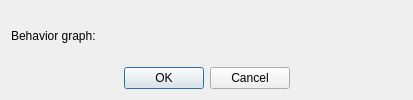
<?xml version="1.0" encoding="UTF-8"?>
<ui version="4.0">
 <class>FormSubdialogIdleNewGraph</class>
 <widget class="QDialog" name="FormSubdialogIdleNewGraph">
  <property name="windowTitle">
   <string>Add behavior graph</string>
  </property>
  <layout class="QVBoxLayout" name="verticalLayout">
   <item>
    <layout class="QGridLayout" name="gridLayout">
     <item row="0" column="0">
      <widget class="QLabel" name="label">
       <property name="text">
        <string>Behavior graph:</string>
       </property>
       <property name="buddy">
        <cstring>path</cstring>
       </property>
      </widget>
     </item>
     <item row="0" column="1">
      <widget class="DKGameFilePicker" name="path">
       <property name="minimumSize">
        <size>
         <width>300</width>
         <height>0</height>
        </size>
       </property>
       <property name="allowedFileExtensions">
        <stringlist>
         <string>.hkx</string>
        </stringlist>
       </property>
       <property name="displaysDataDirectory">
        <bool>false</bool>
       </property>
       <property name="displaysStem">
        <bool>false</bool>
       </property>
       <property name="presetConfiguration">
        <enum>DKGameFilePicker::Meshes</enum>
       </property>
      </widget>
     </item>
    </layout>
   </item>
   <item>
    <layout class="QHBoxLayout" name="horizontalLayout">
     <item>
      <spacer name="horizontalSpacer_2">
       <property name="orientation">
        <enum>Qt::Horizontal</enum>
       </property>
       <property name="sizeHint" stdset="0">
        <size>
         <width>40</width>
         <height>20</height>
        </size>
       </property>
      </spacer>
     </item>
     <item>
      <widget class="QPushButton" name="buttonOK">
       <property name="text">
        <string>OK</string>
       </property>
      </widget>
     </item>
     <item>
      <widget class="QPushButton" name="buttonCancel">
       <property name="text">
        <string>Cancel</string>
       </property>
      </widget>
     </item>
     <item>
      <spacer name="horizontalSpacer">
       <property name="orientation">
        <enum>Qt::Horizontal</enum>
       </property>
       <property name="sizeHint" stdset="0">
        <size>
         <width>40</width>
         <height>20</height>
        </size>
       </property>
      </spacer>
     </item>
    </layout>
   </item>
  </layout>
 </widget>
 <customwidgets>
  <customwidget>
   <class>DKGameFilePicker</class>
   <extends>QWidget</extends>
   <header>widgets/DKGameFilePicker.h</header>
  </customwidget>
 </customwidgets>
 <tabstops>
  <tabstop>path</tabstop>
  <tabstop>buttonOK</tabstop>
  <tabstop>buttonCancel</tabstop>
 </tabstops>
 <resources/>
 <connections/>
</ui>
